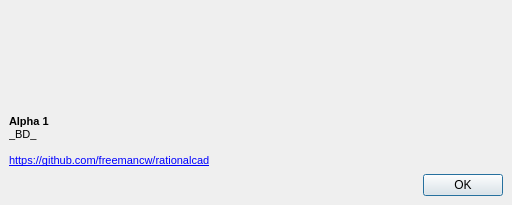
<?xml version="1.0" encoding="UTF-8"?>
<ui version="4.0">
 <class>AboutDialog</class>
 <widget class="QDialog" name="AboutDialog">
  <property name="windowModality">
   <enum>Qt::ApplicationModal</enum>
  </property>
  <property name="geometry">
   <rect>
    <x>0</x>
    <y>0</y>
    <width>512</width>
    <height>205</height>
   </rect>
  </property>
  <property name="sizePolicy">
   <sizepolicy hsizetype="Fixed" vsizetype="Fixed">
    <horstretch>0</horstretch>
    <verstretch>0</verstretch>
   </sizepolicy>
  </property>
  <property name="maximumSize">
   <size>
    <width>512</width>
    <height>205</height>
   </size>
  </property>
  <property name="windowTitle">
   <string>About RationalCAD</string>
  </property>
  <property name="sizeGripEnabled">
   <bool>false</bool>
  </property>
  <property name="modal">
   <bool>true</bool>
  </property>
  <layout class="QVBoxLayout" name="verticalLayout_2">
   <property name="spacing">
    <number>0</number>
   </property>
   <property name="leftMargin">
    <number>0</number>
   </property>
   <property name="topMargin">
    <number>0</number>
   </property>
   <property name="rightMargin">
    <number>0</number>
   </property>
   <property name="bottomMargin">
    <number>0</number>
   </property>
   <item>
    <widget class="QLabel" name="label">
     <property name="frameShadow">
      <enum>QFrame::Sunken</enum>
     </property>
     <property name="lineWidth">
      <number>0</number>
     </property>
     <property name="text">
      <string/>
     </property>
     <property name="pixmap">
      <pixmap resource="../resources/resources.qrc">:/aboutext.png</pixmap>
     </property>
     <property name="indent">
      <number>0</number>
     </property>
    </widget>
   </item>
   <item>
    <layout class="QVBoxLayout" name="verticalLayout">
     <property name="leftMargin">
      <number>9</number>
     </property>
     <property name="topMargin">
      <number>6</number>
     </property>
     <property name="rightMargin">
      <number>9</number>
     </property>
     <property name="bottomMargin">
      <number>9</number>
     </property>
     <item>
      <widget class="QLabel" name="aboutMessage">
       <property name="font">
        <font>
         <family>MS Shell Dlg 2</family>
        </font>
       </property>
       <property name="lineWidth">
        <number>0</number>
       </property>
       <property name="text">
        <string>&lt;!DOCTYPE HTML PUBLIC &quot;-//W3C//DTD HTML 4.0//EN&quot; &quot;http://www.w3.org/TR/REC-html40/strict.dtd&quot;&gt;
&lt;html&gt;&lt;head&gt;&lt;meta name=&quot;qrichtext&quot; content=&quot;1&quot; /&gt;&lt;style type=&quot;text/css&quot;&gt;
p, li { white-space: pre-wrap; }
&lt;/style&gt;&lt;/head&gt;&lt;body style=&quot; font-family:'MS Shell Dlg 2'; font-size:8pt; font-weight:400; font-style:normal;&quot;&gt;
&lt;p style=&quot; margin-top:0px; margin-bottom:0px; margin-left:0px; margin-right:0px; -qt-block-indent:0; text-indent:0px;&quot;&gt;&lt;span style=&quot; font-weight:600;&quot;&gt;Alpha 1&lt;/span&gt;&lt;/p&gt;
&lt;p style=&quot; margin-top:0px; margin-bottom:0px; margin-left:0px; margin-right:0px; -qt-block-indent:0; text-indent:0px;&quot;&gt;_BD_&lt;/p&gt;
&lt;p style=&quot;-qt-paragraph-type:empty; margin-top:0px; margin-bottom:0px; margin-left:0px; margin-right:0px; -qt-block-indent:0; text-indent:0px;&quot;&gt;&lt;br /&gt;&lt;/p&gt;
&lt;p style=&quot; margin-top:0px; margin-bottom:0px; margin-left:0px; margin-right:0px; -qt-block-indent:0; text-indent:0px;&quot;&gt;&lt;a href=&quot;https://github.com/freemancw/rationalcad&quot;&gt;&lt;span style=&quot; text-decoration: underline; color:#0000ff;&quot;&gt;https://github.com/freemancw/rationalcad&lt;/span&gt;&lt;/a&gt; &lt;/p&gt;&lt;/body&gt;&lt;/html&gt;</string>
       </property>
       <property name="textFormat">
        <enum>Qt::RichText</enum>
       </property>
       <property name="wordWrap">
        <bool>true</bool>
       </property>
       <property name="margin">
        <number>0</number>
       </property>
       <property name="openExternalLinks">
        <bool>true</bool>
       </property>
      </widget>
     </item>
     <item>
      <widget class="QDialogButtonBox" name="okBox">
       <property name="orientation">
        <enum>Qt::Horizontal</enum>
       </property>
       <property name="standardButtons">
        <set>QDialogButtonBox::Ok</set>
       </property>
      </widget>
     </item>
    </layout>
   </item>
  </layout>
 </widget>
 <resources>
  <include location="../resources/resources.qrc"/>
 </resources>
 <connections>
  <connection>
   <sender>okBox</sender>
   <signal>rejected()</signal>
   <receiver>AboutDialog</receiver>
   <slot>reject()</slot>
   <hints>
    <hint type="sourcelabel">
     <x>316</x>
     <y>260</y>
    </hint>
    <hint type="destinationlabel">
     <x>286</x>
     <y>274</y>
    </hint>
   </hints>
  </connection>
  <connection>
   <sender>okBox</sender>
   <signal>accepted()</signal>
   <receiver>AboutDialog</receiver>
   <slot>accept()</slot>
   <hints>
    <hint type="sourcelabel">
     <x>248</x>
     <y>254</y>
    </hint>
    <hint type="destinationlabel">
     <x>157</x>
     <y>274</y>
    </hint>
   </hints>
  </connection>
 </connections>
</ui>
